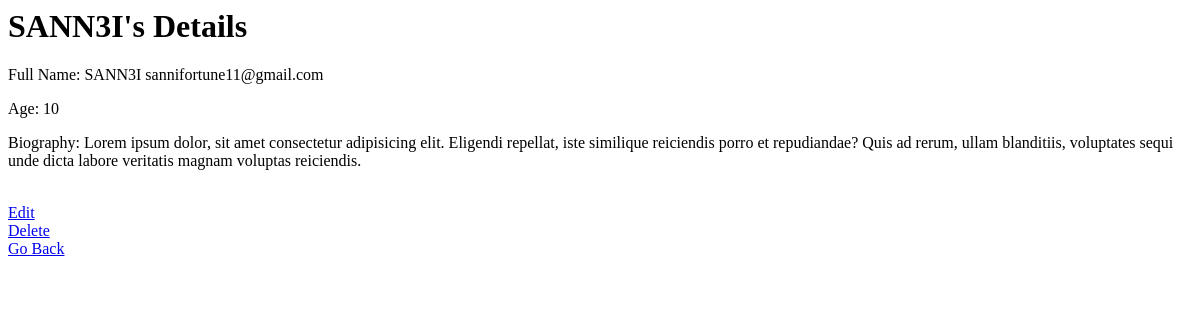
Page /stuent/6 on the earlier database version.
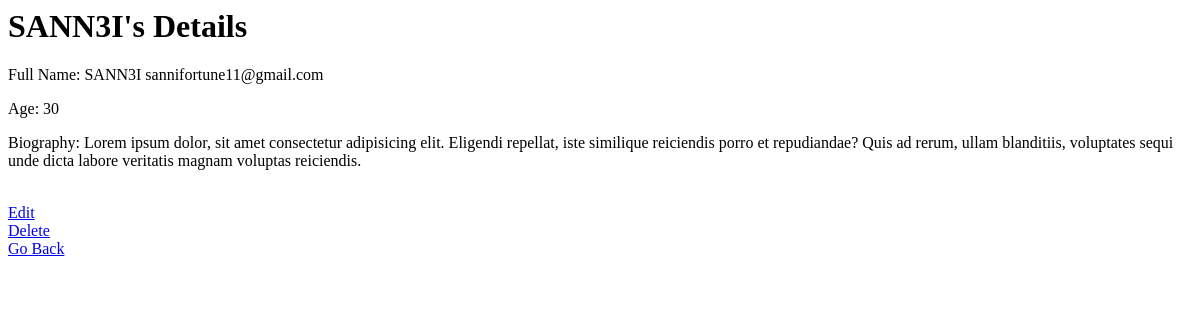
Same page on the later database version.
### myapp/models.py (models this page shows, shortened)
class Student(models.Model):
    firstName = models.CharField(max_length=50)
    lastName = models.CharField(max_length=50)
    age = models.IntegerField()
    bioGraphy = models.TextField()

### myapp/views.py (the view)
# urls.py: path("stuent/<int:pk>", getOneStudent, name="getOneStudent"),
def getOneStudent(request, pk):
    student = get_object_or_404(Student, pk=pk)
    data = {
        "student": student
    }
    return render(request, "student_details.html",data)

### templates/student_details.html (shortened to what this page needs)
<h1>{{student.firstName}}'s Details</h1>
<p>Full Name: {{student.firstName}} {{student.lastName}}</p>
<p>Age: {{student.age}}</p>
<p>Biography: {{student.bioGraphy}}</p>
<a href="{% url 'studentUpdate' pk=student.pk %}">Edit</a>
<a href="{% url 'deleteStudent' pk=student.pk %}">Delete</a>
<a href="{% url 'allStudent' %}">Go Back</a>

Differences in the rows shown:
changed Student "SANN3I": age "10" → "30"
